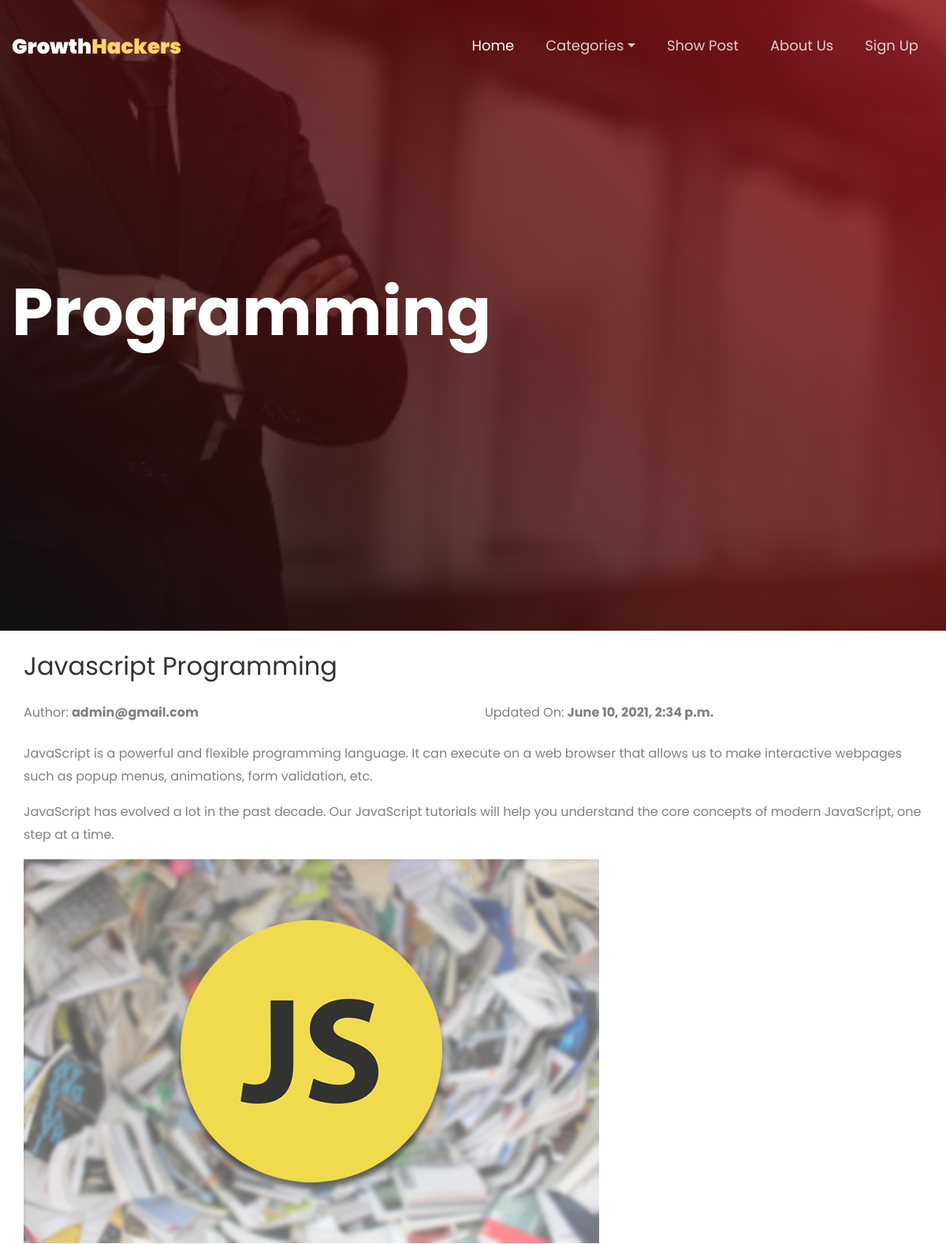
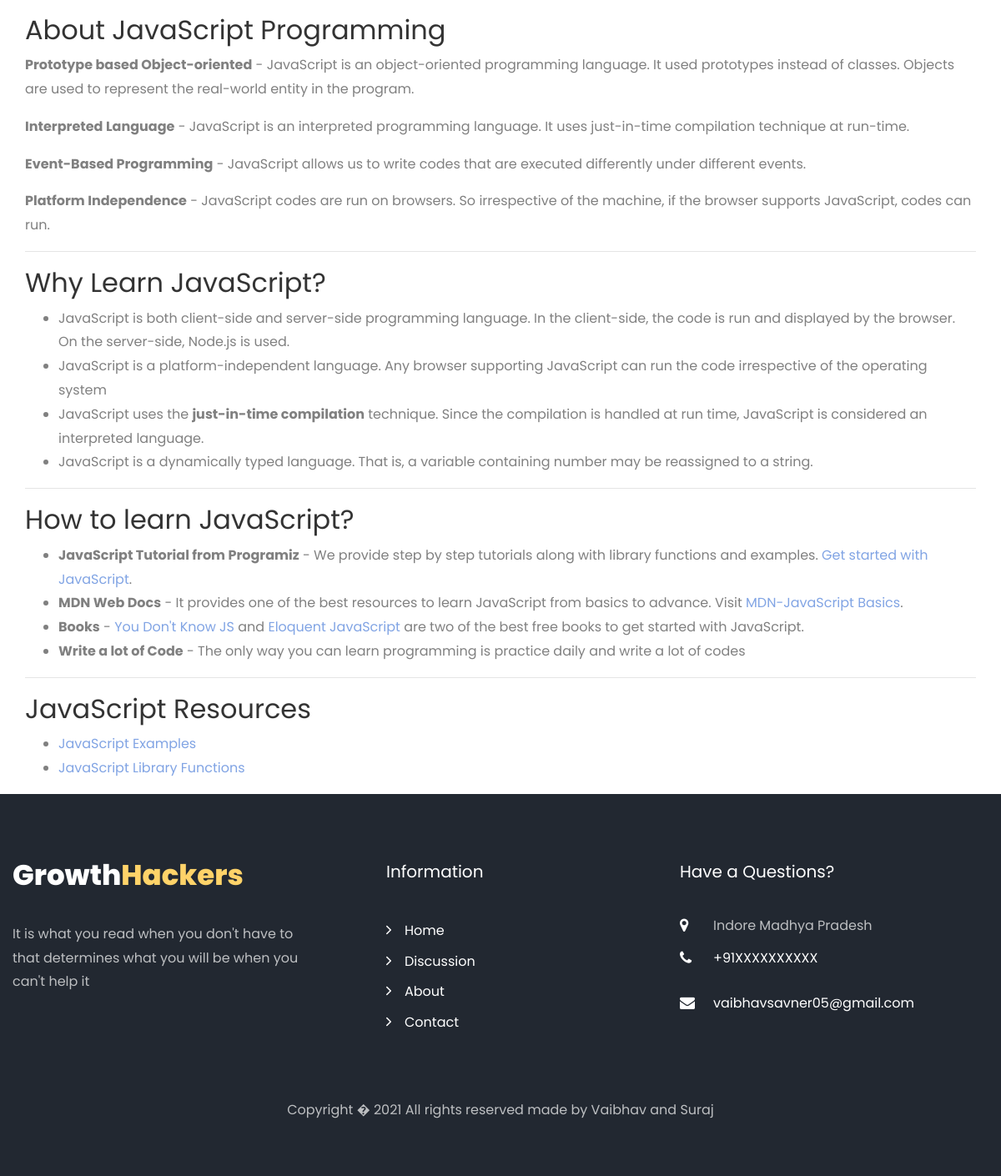
Page /posts/javascript-programming on the committed database (2 pictures, top to bottom).
### Blogapp/models.py (models this page shows)
class Post(models.Model):
    user= models.ForeignKey(CustomUser,on_delete=models.CASCADE)
    slug = models.SlugField(max_length = 250, null = True, blank = True)
    heading=models.TextField(max_length=500)
    body=RichTextUploadingField(blank=True,null=True)
    category=models.ForeignKey(Category,on_delete=models.PROTECT,null= True)
    likes= models.IntegerField(default=0)
    dislikes= models.IntegerField(default=0)
    creation_date=models.DateTimeField(default=timezone.now)
    thumb_url=models.CharField(max_length=200,default="{% static 'images/blogimage.jpg' %}")

class Category(models.Model):
    category=models.CharField(max_length=100,default="")
    def __str__(self):
        return self.category

class CustomUser(AbstractUser):
    username = None
    email = models.EmailField(_('email address'), unique=True)
    USERNAME_FIELD = 'email'
    REQUIRED_FIELDS = []
    objects = CustomUserManager()
    def __str__(self):
        return self.email

### Blogapp/views.py (the view)
# urls.py: path('posts/<slug:posturl>',views.post_detailview,name='post_detail'),
def post_detailview(request,posturl):
    if posturl:
        post=Post.objects.filter(slug=posturl).first()
        if post is not None:
            return render(request,'post_detail.html',{'post':post,'all_categories':get_cat()})
        else:
            return HttpResponse('no post found')
    else:
        return HttpResponse('no slug found')

### Blogapp/views.py (called while the page is built)
def get_cat():
    return Category.objects.all()

### templates/post_detail.html (shortened to what this page needs)
{% load static %}
<!DOCTYPE html>
<html lang="en">
<head>
  <link href="{% static 'css/open-iconic-bootstrap.min.css' %}" rel="stylesheet" />
  <link href="{% static 'css/animate.css' %}" rel="stylesheet" />
  <link href="{% static 'css/owl.carousel.min.css' %}" rel="stylesheet" />
  <link href="{% static 'css/owl.theme.default.min.css' %}" rel="stylesheet" />
  <link href="{% static 'css/magnific-popup.css' %}" rel="stylesheet" />
  <link href="{% static 'css/aos.css' %}" rel="stylesheet" />
  <link href="{% static 'css/ionicons.min.css' %}" rel="stylesheet" />
  <link href="{% static 'css/flaticon.css' %}" rel="stylesheet" />
  <link href="{% static 'css/icomoon.css' %}" rel="stylesheet" />
  <link href="{% static 'css/style.css' %}" rel="stylesheet" type="text/css" />
  <link rel="stylesheet" href="{% static 'css/loader.css' %}">
</head>
<body>
{% include "navbar.html" %}
  <div class="hero-wrap js-fullheight" data-stellar-background-ratio="0.5"
    style="background-image: url({% static 'images/backgroundimage.jpg' %});">
    <div class="overlay"></div>
    <div class="container">
      <div class="row no-gutters slider-text js-fullheight align-items-center justify-content-start"
        data-scrollax-parent="true">
        <div class="col-md-12 ftco-animate">
          <h1>{{post.category}}</h1>
        </div>
      </div>
    </div>
  </div>
  <div class="container-fluid d-flex justify-content-center">
    <div class="text mt-4">
      <div class="container">
        <h2>{{post.heading}}
        </h2>
        <div class="row mt-4">
          <div class="col mb-4"> Author: <strong>{{post.user}}</strong></div>
          <div class="col mb-4">Updated On: <strong>{{post.creation_date}}</strong></div>
        </div>
        {{post.body|safe}}
      </div>
    </div>
  </div>
  {% include "footer.html" %}
</body>
</html>

### templates/navbar.html (shortened to what this page needs)
<nav class="navbar px-md-0 navbar-expand-lg navbar-dark ftco_navbar bg-dark ftco-navbar-light" id="ftco-navbar">
    <div class="container">
        <a class="navbar-brand" href="{% url 'home' %}">Growth<i>Hackers</i></a>
        <div class="collapse navbar-collapse" id="ftco-nav">
            <ul class="navbar-nav ml-auto">
                <li class="nav-item active"><a class="nav-link" href="{% url 'home' %}">Home</a></li>
                <li class="nav-item dropdown">
                    <a aria-expanded="false" aria-haspopup="true" class="nav-link dropdown-toggle"
                        data-toggle="dropdown" href="#" role="button">Categories</a>
                </li>
                <li class="nav-item"><a class="nav-link" href="{% url 'show_post' %}">Show Post</a></li>
                <li class="nav-item"><a class="nav-link" href="{% url 'about' %}">About Us</a></li>
                {% if user.is_authenticated %}
                <li class="nav-item"><a class="nav-link" href="{% url 'logout' %}">Log out</a></li>
                {% else %}
                <li class="nav-item"><a class="nav-link" data-target="#exampleModal" data-toggle="modal" href="#!">Sign Up</a></li>
                {% endif %}
            </ul>
        </div>
    </div>
</nav>

### templates/footer.html (shortened to what this page needs)
{% load static %}
    <footer class="ftco-footer ftco-bg-dark ftco-section">
        <div class="container">
            <div class="row mb-5">
                <div class="col-md-4">
                    <div class="ftco-footer-widget mb-4">
                        <h2 class="logo"><a href="{% url 'home' %}">Growth<span>Hackers</span></a></h2>
                        <p>It is what you read when you don't have to that determines what you will be when you can't help it</p>
                    </div>
                </div>
                <div class="col-md-4">
                    <div class="ftco-footer-widget mb-4 ml-md-5">
                        <h2 class="ftco-heading-2">Information</h2>
                        <ul class="list-unstyled">
                            <li><a class="py-1 d-block" href="{% url 'home' %}"><span
                                        class="ion-ios-arrow-forward mr-3"></span>Home</a></li>
                            <li><a class="py-1 d-block" href="{% url 'show_post' %}"><span
                                        class="ion-ios-arrow-forward mr-3"></span>Discussion</a></li>
                            <li><a class="py-1 d-block" href="{% url 'about' %}"><span
                                        class="ion-ios-arrow-forward mr-3"></span>About</a></li>
                            <li><a class="py-1 d-block" href="mailto:vaibhavsavner05@gmail.com"><span
                                        class="ion-ios-arrow-forward mr-3"></span>Contact</a></li>
                        </ul>
                    </div>
                </div>
                <div class="col-md-4">
                    <div class="ftco-footer-widget mb-4">
                        <h2 class="ftco-heading-2">Have a Questions?</h2>
                        <div class="block-23 mb-3">
                            <ul>
                                <li><span class="icon icon-map-marker"></span><span class="text">Indore Madhya Pradesh</span></li>
                                <li><a href="#"><span class="icon icon-phone"></span><span
                                            class="text">+91XXXXXXXXXX</span></a></li>
                                <li><a href="#"><span class="icon icon-envelope"></span><span
                                            class="text">vaibhavsavner05@gmail.com</span></a></li>
                            </ul>
                        </div>
                    </div>
                </div>
            </div>
            <div class="row">
                <div class="col-md-12 text-center">
                    <p>
                        Copyright �
                        <script>document.write(new Date().getFullYear());</script> All rights reserved made by <a href="{% url 'about' %}">Vaibhav and Suraj</a>
                    </p>
                </div>
            </div>
        </div>
    </footer>

### static/css/icomoon.css (style rules this page uses)
[class^="icon-"], [class*=" icon-"] { font-family: 'icomoon' !important; speak: none; font-style: normal; font-weight: normal; font-variant: normal; text-transform: none; line-height: 1; -webkit-font-smoothing: antialiased; -moz-osx-font-smoothing: grayscale; }
.icon-map-marker:before { content: "\f041"; }
.icon-phone:before { content: "\f095"; }
.icon-envelope:before { content: "\f0e0"; }

### templates/post_detail.html (style rules this page uses)
img { object-fit: contain !important; position: relative !important; max-width: 100% !important; max-height: 100% !important; }

### rows in the picture
Post: category "Programming", heading "Javascript Programming", user "admin@gmail.com", creation_date "June 10, 2021, 2:34 p.m.", body "JavaScript is a powerful and flexible programming language. It can execute on a web browser that allows us to make interactive webpages such as popup menus, animations, form validation, etc. JavaScript has evolved a lot in the past decade. Our JavaScript tutorials will help you understand the core concepts of modern JavaScript, one step at a time. About JavaScript Programming Prototype based Object-oriented - JavaScript is an object-oriented programming language. It used prototypes instead of classes. Objects are used to represent the real-world entity in the program. Interpreted Language - JavaScript is an interpreted programming language. It uses just-in-time compilation technique at…", body (picture)
